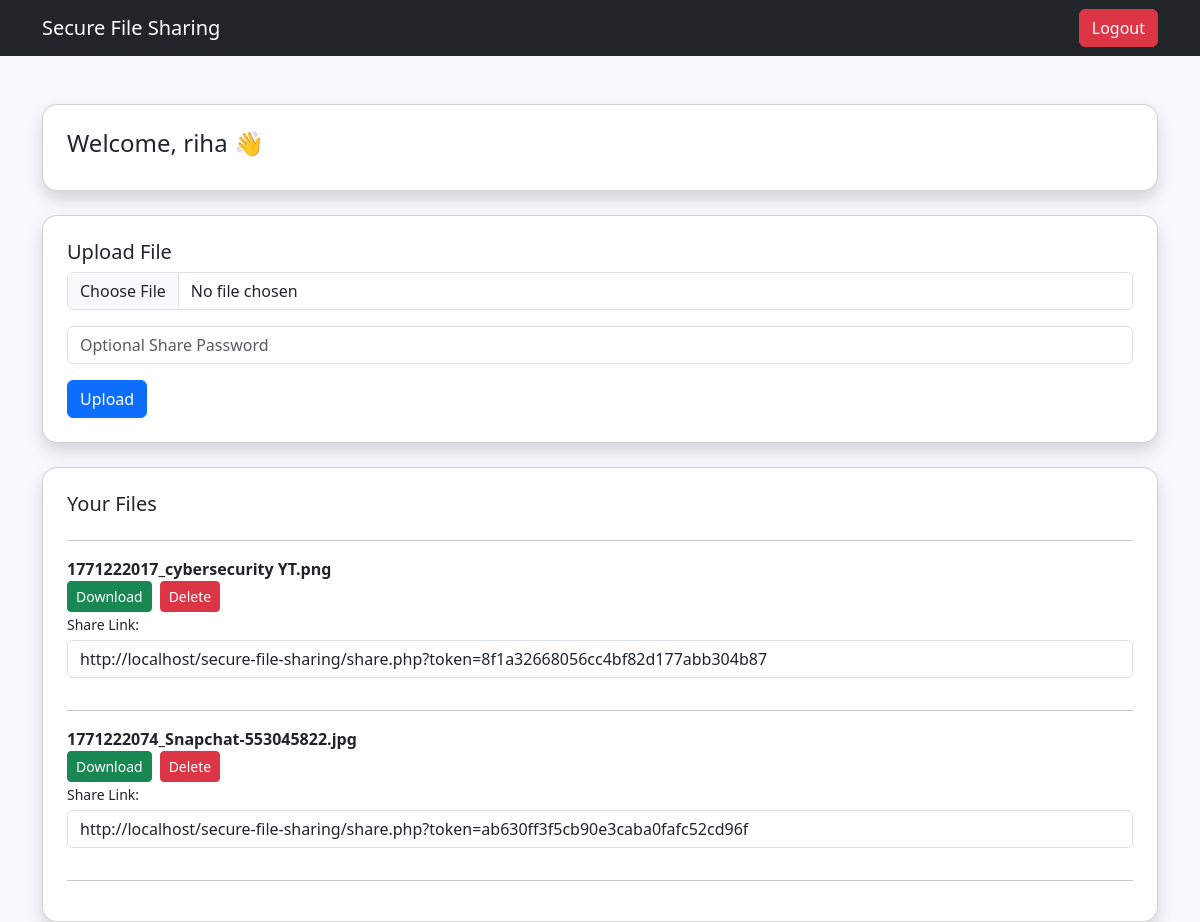
/dashboard.php (signed in), run on the app's committed database.
### tables this page shows
CREATE TABLE `files` (
  `id` int(11) NOT NULL,
  `user_id` int(11) DEFAULT NULL,
  `file_name` varchar(255) DEFAULT NULL,
  `file_path` varchar(255) DEFAULT NULL,
  `share_token` varchar(100) DEFAULT NULL,
  `expiry_date` datetime DEFAULT NULL,
  `password_protected` varchar(255) DEFAULT NULL,
  `upload_date` timestamp NOT NULL DEFAULT current_timestamp()
);

### dashboard.php (the view, shortened to what this page needs)
<?php
include 'config.php';
$user_id = $_SESSION['user_id'];
?>
<!DOCTYPE html>
<html>
<head>
<link href="https://cdn.jsdelivr.net/npm/bootstrap@5.3.2/dist/css/bootstrap.min.css" rel="stylesheet">
</head>
<body>
<nav class="navbar navbar-dark bg-dark">
    <div class="container">
        <span class="navbar-brand">Secure File Sharing</span>
        <a href="logout.php" class="btn btn-danger">Logout</a>
    </div>
</nav>
<div class="container mt-5">
    <div class="card shadow p-4 mb-4">
        <h4>Welcome, <?php echo $_SESSION['user_name']; ?> 👋</h4>
    </div>
    <div class="card shadow p-4 mb-4">
        <h5>Upload File</h5>
        <form method="POST" enctype="multipart/form-data">
            <input type="file" name="file" class="form-control mb-3" required>
            <input type="password" name="share_password" class="form-control mb-3" placeholder="Optional Share Password">
            <button type="submit" name="upload" class="btn btn-primary">Upload</button>
        </form>
    </div>
    <div class="card shadow p-4">
        <h5>Your Files</h5>
        <hr>
        <?php
        $result = $conn->query("SELECT * FROM files WHERE user_id = '$user_id'");
        while($row = $result->fetch_assoc()) {
            echo "<div class='mb-3'>";
            echo "<strong>".$row['file_name']."</strong><br>";
            echo "<a href='".$row['file_path']."' class='btn btn-sm btn-success me-2' download>Download</a>";
            echo "<a href='?delete=".$row['id']."' class='btn btn-sm btn-danger me-2'>Delete</a>";
            echo "<br><small>Share Link:</small><br>";
            if(!empty($row['share_token'])){
                echo "<input type='text' class='form-control mt-1' value='http://localhost/secure-file-sharing/share.php?token=".$row['share_token']."' readonly>";
            }
            echo "</div><hr>";
        }
        ?>
    </div>
</div>
</body>
</html>

### dashboard.php (style rules this page uses)
body { background-color: #f8f9fc; }
.card { border-radius: 15px; }

### data on the page
files: file_name "1771222017_cybersecurity YT.png", share_token "http://localhost/secure-file-sharing/share.php?token=8f1a32668056cc4bf82d177abb304b87"
files: file_name "1771222074_Snapchat-553045822.jpg", share_token "http://localhost/secure-file-sharing/share.php?token=ab630ff3f5cb90e3caba0fafc52cd96f"

### other printed values
$_SESSION['user_name'] "riha"
